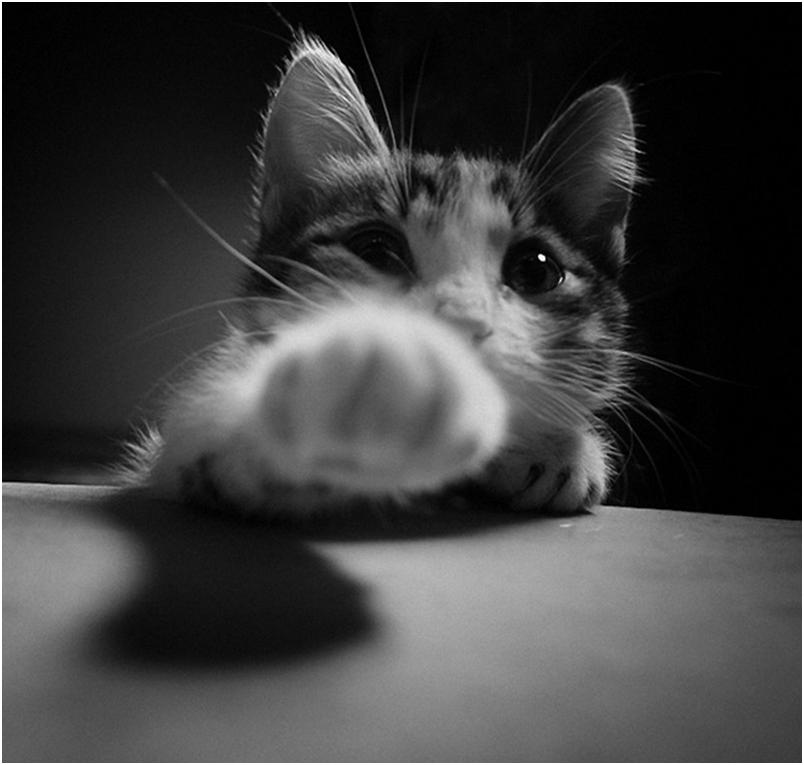
#> input picture img/cat.jpg, 804 x 765 px
$ python DP_example.py
#> lines starting #> are read from the running program, lines starting #| are printed output that depends on the picture
import numpy as np
import cv2
import matplotlib.pyplot as plt

# laplaceMechanism(img, length, width, epsilon)
# epsilon
#   The privacy budget of the laplace Mechanism.
#   The smaller the value is, the better privacy protection.
def laplaceMechanism(img, x, y, epsilon=1):
    # Flatten the img
    img = img.reshape(x * y)
    # Generate laplace noise mask
    dp_noise = np.random.laplace(0, 1.0/epsilon, (x * y)).round() % 256 # round # mod 256
    img_out = (img + dp_noise) % 256 # round
    # Reshape to origin form
    img_out = img_out.reshape(y, x)
    return img_out

# Read img
img_gray = cv2.imread('img/cat.jpg', cv2.IMREAD_GRAYSCALE)
#> img_gray is the input picture: shape (765, 804); min 0, max 255, mean 63
# img = cv2.imread('img/cat.jpg')

# Check data form & size
print(type(img_gray))
#| <class 'numpy.ndarray'>
(y, x) = img_gray.shape
#> y = 765; x = 804
print(x, y)
#| 804 765

# Output the origin img
plt.imshow(img_gray, cmap='gray')
plt.show()

# epsilon 1 -> 0.1 -> 0.05 -> 0.02 -> 0.01
img_out = laplaceMechanism(img_gray, x, y, 0.05)
#> in laplaceMechanism, `img_out = img_out.reshape(y, x)`:
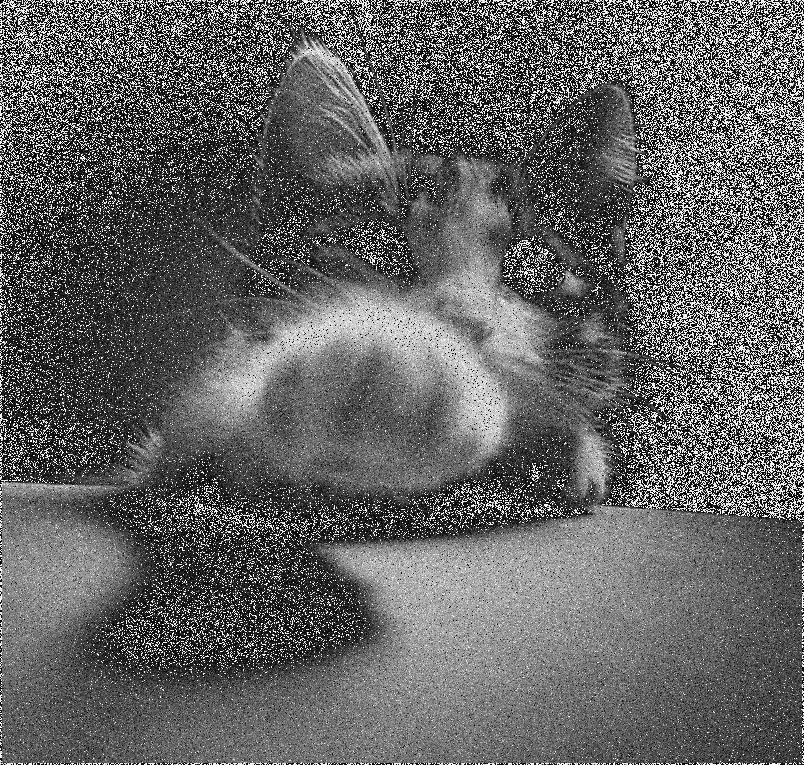
#> img_out: shape (765, 804) float64; min 0, max 255, mean 99.1

# Output the img encrypted by dp
plt.imshow(img_out, cmap='gray')
plt.show()
